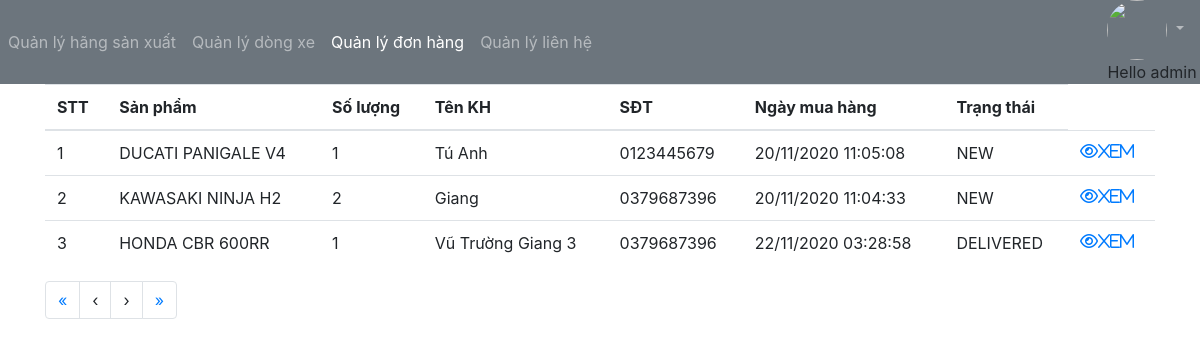
The app's page /staff/list-order (signed in), older data.
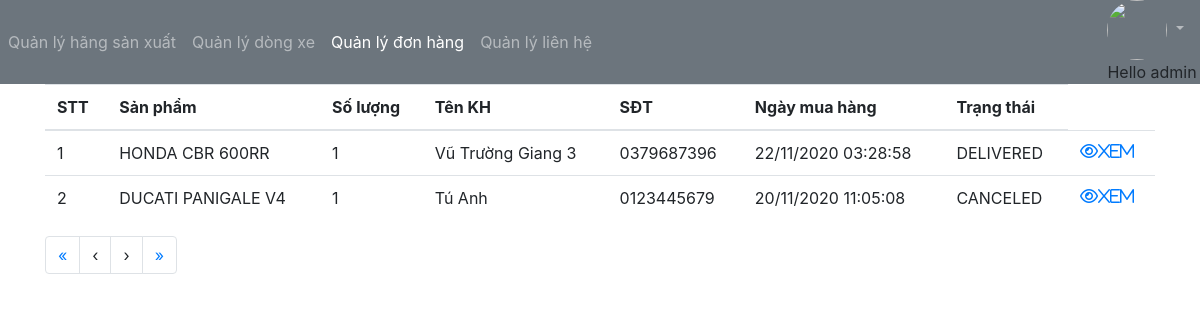
The same page, newer data.
### app/models.py (models this page shows, shortened)
class Order(models.Model):
    class Status:
        NEW=0
        DELIVERD=1
        CANCELED=2
    product=models.ForeignKey(Product,on_delete=models.PROTECT)
    qty=models.IntegerField(verbose_name='Số lượng')
    customer_name=models.CharField(max_length=50)
    customer_phone=models.CharField(max_length=20)
    customer_address=models.CharField(max_length=200)
    order_date=models.DateTimeField()
    deliver_date=models.DateTimeField(null=True)
    status=models.IntegerField()

class Product(models.Model):
    code = models.CharField(max_length=30,verbose_name='Mã',  unique=True)
    name = models.CharField(max_length=200, verbose_name='Tên')
    description = models.TextField(verbose_name='Mô tả',blank=True)
    type_vehicle=models.CharField(max_length=50,verbose_name='Loại xe')
    color=models.CharField(max_length=30,verbose_name='Màu sắc',default='')
    cc=models.FloatField(verbose_name='Phân khối')
    price = models.DecimalField(max_digits=10,decimal_places=1,verbose_name='Giá')
    category = models.ForeignKey(Category, verbose_name='Nhóm', on_delete=models.PROTECT)
    image = models.ImageField(verbose_name='Ảnh', upload_to='static/images')
    year=models.CharField(max_length=10,verbose_name='Năm sản xuất')
    origin=models.CharField(max_length=100,verbose_name='Xuất xứ')

### app/views_staff.py (the view)
@login_required
def listOrder(request):
    page = request.GET.get('page', '')
    page = int(page) if page.isdigit() else 1
    start = (page-1) * PAGE_SIZE
    end = start + PAGE_SIZE
    orderList = Order.objects.all()
    orderList = orderList.order_by('status', '-order_date')
    total = orderList.count()
    numpage = math.ceil(total/PAGE_SIZE)
    context = {
        'orderList': orderList,
        'page': page,
        'start': start,
        'end': end,
        'numpage': numpage,
    }
    return render(request, 'staff/order/list.html', context)

### app/templates/staff/order/list.html
{% extends "../base_staff.html" %}
{% block menu %}
  {% with page=3 %}
    {{block.super}}
  {% endwith %}
{% endblock %}
{% block content %}
<div class="container">
    <table class="table">
        <thead>
            <tr>
                <th>STT</th>
                <th>Sản phẩm</th>
                <th>Số lượng</th>
                <th>Tên KH</th>
                <th>SĐT</th>
                <th>Ngày mua hàng</th>
                <th>Trạng thái</th>
            </tr>
        </thead>
        <tbody>
            {% for o in orderList %}
            <tr>
                <td>{{forloop.counter|add:start}}</td>
                <td>{{o.product.name}}</td>
                <td>{{o.qty}}</td>
                <td>{{o.customer_name}}</td>
                <td>{{o.customer_phone}}</td>
                <td>{{o.order_date|date:"d/m/yy h:i:s"}}</td>
                <td>
                    {% if o.status == 0 %} NEW {% endif %}
                    {% if o.status == 1 %} DELIVERED {% endif %}
                    {% if o.status == 2 %} CANCELED {% endif %}
                </td>
                <td>
                    <a title="Xem" href="{% url 'view-order' o.id %}" ><i class="fa fa-eye">Xem</i></a>
                </td>
            </tr>
            {% endfor %}
        </tbody>
    </table>
    <ul class="pagination">
        <li class="page-item"><a class="page-link" href='/staff/list-order?page=1'>&laquo;</a></li>
        <li class="page-item"><a class="page-link"
          {% if page > 1 %} href='/staff/list-order?page={{page|add:-1}}' {% endif %}>&lsaquo;</a></li>
        <li class="page-item"><a class="page-link"
          {% if page < numpage %} href='/staff/list-order?page={{page|add:1}}' {% endif %}>&rsaquo;</a></li>
        <li class="page-item"><a class="page-link" href='/staff/list-order?page={{numpage}}'>&raquo;</a></li>
      </ul>
</div>
{% endblock %}

Row changes from the older to the newer data that the page shows:
removed Order: product.name "KAWASAKI NINJA H2", qty "2", customer_name "Giang", customer_phone "0379687396", order_date "20/11/2020 11:04:33", status "NEW"
shown differently, row unchanged: Order "Vũ Trường Giang 3": moves up the list
changed Order "Tú Anh": status "NEW" → "CANCELED"
